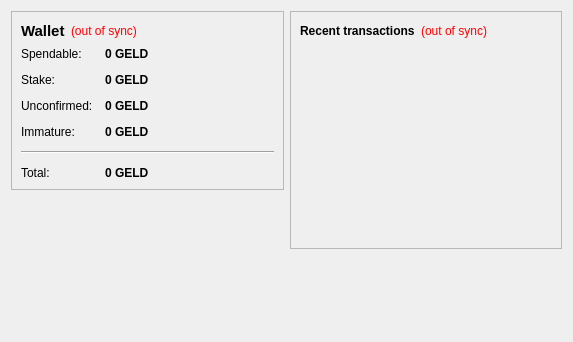
<?xml version="1.0" encoding="UTF-8"?>
<ui version="4.0">
 <class>OverviewPage</class>
 <widget class="QWidget" name="OverviewPage">
  <property name="geometry">
   <rect>
    <x>0</x>
    <y>0</y>
    <width>573</width>
    <height>342</height>
   </rect>
  </property>
  <property name="windowTitle">
   <string>Form</string>
  </property>
  <layout class="QHBoxLayout" name="horizontalLayout" stretch="1,1">
   <item>
    <layout class="QVBoxLayout" name="verticalLayout_2">
     <item>
      <widget class="QFrame" name="frame">
       <property name="frameShape">
        <enum>QFrame::StyledPanel</enum>
       </property>
       <property name="frameShadow">
        <enum>QFrame::Raised</enum>
       </property>
       <layout class="QVBoxLayout" name="verticalLayout_4">
        <item>
         <layout class="QHBoxLayout" name="horizontalLayout_4">
          <item>
           <widget class="QLabel" name="label_5">
            <property name="font">
             <font>
              <pointsize>11</pointsize>
              <weight>75</weight>
              <bold>true</bold>
             </font>
            </property>
            <property name="text">
             <string>Wallet</string>
            </property>
           </widget>
          </item>
          <item>
           <widget class="QLabel" name="labelWalletStatus">
            <property name="toolTip">
             <string>The displayed information may be out of date. Your wallet automatically synchronizes with the Geld network after a connection is established, but this process has not completed yet.</string>
            </property>
            <property name="styleSheet">
             <string notr="true">QLabel { color: red; }</string>
            </property>
            <property name="text">
             <string notr="true">(out of sync)</string>
            </property>
            <property name="alignment">
             <set>Qt::AlignLeading|Qt::AlignLeft|Qt::AlignVCenter</set>
            </property>
           </widget>
          </item>
          <item>
           <spacer name="horizontalSpacer_2">
            <property name="orientation">
             <enum>Qt::Horizontal</enum>
            </property>
            <property name="sizeHint" stdset="0">
             <size>
              <width>40</width>
              <height>20</height>
             </size>
            </property>
           </spacer>
          </item>
         </layout>
        </item>
        <item>
         <layout class="QFormLayout" name="formLayout_2">
          <property name="fieldGrowthPolicy">
           <enum>QFormLayout::AllNonFixedFieldsGrow</enum>
          </property>
          <property name="horizontalSpacing">
           <number>12</number>
          </property>
          <property name="verticalSpacing">
           <number>12</number>
          </property>
          <item row="0" column="0">
           <widget class="QLabel" name="label">
            <property name="text">
             <string>Spendable:</string>
            </property>
           </widget>
          </item>
          <item row="0" column="1">
           <widget class="QLabel" name="labelBalance">
            <property name="font">
             <font>
              <weight>75</weight>
              <bold>true</bold>
             </font>
            </property>
            <property name="cursor">
             <cursorShape>IBeamCursor</cursorShape>
            </property>
            <property name="toolTip">
             <string>Your current spendable balance</string>
            </property>
            <property name="text">
             <string notr="true">0 GELD</string>
            </property>
            <property name="textInteractionFlags">
             <set>Qt::LinksAccessibleByMouse|Qt::TextSelectableByKeyboard|Qt::TextSelectableByMouse</set>
            </property>
           </widget>
          </item>
          <item row="1" column="0">
           <widget class="QLabel" name="label_6">
            <property name="text">
             <string>Stake:</string>
            </property>
           </widget>
          </item>
          <item row="1" column="1">
           <widget class="QLabel" name="labelStake">
            <property name="font">
             <font>
              <weight>75</weight>
              <bold>true</bold>
             </font>
            </property>
            <property name="cursor">
             <cursorShape>IBeamCursor</cursorShape>
            </property>
            <property name="toolTip">
             <string>Total of coins that was staked, and do not yet count toward the current balance</string>
            </property>
            <property name="text">
             <string notr="true">0 GELD</string>
            </property>
            <property name="textInteractionFlags">
             <set>Qt::LinksAccessibleByMouse|Qt::TextSelectableByKeyboard|Qt::TextSelectableByMouse</set>
            </property>
           </widget>
          </item>
          <item row="2" column="0">
           <widget class="QLabel" name="label_3">
            <property name="text">
             <string>Unconfirmed:</string>
            </property>
           </widget>
          </item>
          <item row="2" column="1">
           <widget class="QLabel" name="labelUnconfirmed">
            <property name="font">
             <font>
              <weight>75</weight>
              <bold>true</bold>
             </font>
            </property>
            <property name="cursor">
             <cursorShape>IBeamCursor</cursorShape>
            </property>
            <property name="toolTip">
             <string>Total of transactions that have yet to be confirmed, and do not yet count toward the current balance</string>
            </property>
            <property name="text">
             <string notr="true">0 GELD</string>
            </property>
            <property name="textInteractionFlags">
             <set>Qt::LinksAccessibleByMouse|Qt::TextSelectableByKeyboard|Qt::TextSelectableByMouse</set>
            </property>
           </widget>
          </item>
          <item row="3" column="0">
           <widget class="QLabel" name="labelImmatureText">
            <property name="text">
             <string>Immature:</string>
            </property>
           </widget>
          </item>
          <item row="3" column="1">
           <widget class="QLabel" name="labelImmature">
            <property name="font">
             <font>
              <weight>75</weight>
              <bold>true</bold>
             </font>
            </property>
            <property name="toolTip">
             <string>Mined balance that has not yet matured</string>
            </property>
            <property name="text">
             <string notr="true">0 GELD</string>
            </property>
            <property name="textInteractionFlags">
             <set>Qt::LinksAccessibleByMouse|Qt::TextSelectableByKeyboard|Qt::TextSelectableByMouse</set>
            </property>
           </widget>
          </item>
          <item row="4" column="0" colspan="2">
           <widget class="Line" name="line">
            <property name="orientation">
             <enum>Qt::Horizontal</enum>
            </property>
           </widget>
          </item>
          <item row="5" column="0">
           <widget class="QLabel" name="labelTotalText">
            <property name="text">
             <string>Total:</string>
            </property>
           </widget>
          </item>
          <item row="5" column="1">
           <widget class="QLabel" name="labelTotal">
            <property name="font">
             <font>
              <weight>75</weight>
              <bold>true</bold>
             </font>
            </property>
            <property name="cursor">
             <cursorShape>IBeamCursor</cursorShape>
            </property>
            <property name="toolTip">
             <string>Your current total balance</string>
            </property>
            <property name="text">
             <string notr="true">0 GELD</string>
            </property>
            <property name="textInteractionFlags">
             <set>Qt::LinksAccessibleByMouse|Qt::TextSelectableByKeyboard|Qt::TextSelectableByMouse</set>
            </property>
           </widget>
          </item>
         </layout>
        </item>
       </layout>
      </widget>
     </item>
     <item>
      <spacer name="verticalSpacer">
       <property name="orientation">
        <enum>Qt::Vertical</enum>
       </property>
       <property name="sizeHint" stdset="0">
        <size>
         <width>20</width>
         <height>40</height>
        </size>
       </property>
      </spacer>
     </item>
        <item>
         <widget class="QLabel" name="label_wallet_bg">
          <property name="text">
           <string/>
          </property>
          <property name="pixmap">
           <pixmap resource="../bitcoin.qrc">:/icons/bitcoin</pixmap>
          </property>
          <property name="scaledContents">
           <bool>false</bool>
          </property>
          <property name="alignment">
           <set>Qt::AlignCenter</set>
          </property>
          <property name="margin">
           <number>-2</number>
          </property>
         </widget>
        </item>
        <item>
         <widget class="QLabel" name="label_under_bg">
          <property name="text">
           <string/>
          </property>
         </widget>
        </item>

    </layout>
   </item>
   <item>
    <layout class="QVBoxLayout" name="verticalLayout_3">
     <item>
      <widget class="QFrame" name="frame_2">
       <property name="frameShape">
        <enum>QFrame::StyledPanel</enum>
       </property>
       <property name="frameShadow">
        <enum>QFrame::Raised</enum>
       </property>
       <layout class="QVBoxLayout" name="verticalLayout">
        <item>
         <layout class="QHBoxLayout" name="horizontalLayout_2">
          <item>
           <widget class="QLabel" name="label_4">
            <property name="text">
             <string>&lt;b&gt;Recent transactions&lt;/b&gt;</string>
            </property>
           </widget>
          </item>
          <item>
           <widget class="QLabel" name="labelTransactionsStatus">
            <property name="toolTip">
             <string>The displayed information may be out of date. Your wallet automatically synchronizes with the Geld network after a connection is established, but this process has not completed yet.</string>
            </property>
            <property name="styleSheet">
             <string notr="true">QLabel { color: red; }</string>
            </property>
            <property name="text">
             <string notr="true">(out of sync)</string>
            </property>
            <property name="alignment">
             <set>Qt::AlignRight|Qt::AlignTrailing|Qt::AlignVCenter</set>
            </property>
           </widget>
          </item>
          <item>
           <spacer name="horizontalSpacer">
            <property name="orientation">
             <enum>Qt::Horizontal</enum>
            </property>
            <property name="sizeHint" stdset="0">
             <size>
              <width>40</width>
              <height>20</height>
             </size>
            </property>
           </spacer>
          </item>
         </layout>
        </item>
        <item>
         <widget class="QListView" name="listTransactions">
          <property name="styleSheet">
           <string notr="true">QListView { background: transparent; }</string>
          </property>
          <property name="frameShape">
           <enum>QFrame::NoFrame</enum>
          </property>
          <property name="verticalScrollBarPolicy">
           <enum>Qt::ScrollBarAlwaysOff</enum>
          </property>
          <property name="horizontalScrollBarPolicy">
           <enum>Qt::ScrollBarAlwaysOff</enum>
          </property>
          <property name="selectionMode">
           <enum>QAbstractItemView::NoSelection</enum>
          </property>
         </widget>
        </item>
       </layout>
      </widget>
     </item>
     <item>
      <spacer name="verticalSpacer_2">
       <property name="orientation">
        <enum>Qt::Vertical</enum>
       </property>
       <property name="sizeHint" stdset="0">
        <size>
         <width>20</width>
         <height>40</height>
        </size>
       </property>
      </spacer>
     </item>
    </layout>
   </item>
  </layout>
 </widget>
 <resources/>
 <connections/>
</ui>
